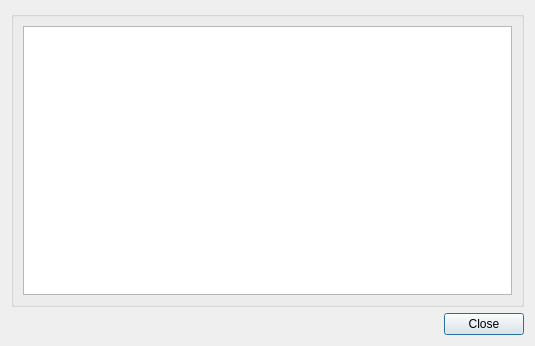
<?xml version="1.0" encoding="UTF-8"?>
<ui version="4.0">
 <class>Dialog</class>
 <widget class="QDialog" name="Dialog">
  <property name="geometry">
   <rect>
    <x>0</x>
    <y>0</y>
    <width>535</width>
    <height>346</height>
   </rect>
  </property>
  <property name="windowTitle">
   <string>Address book list</string>
  </property>
  <property name="windowIcon">
   <iconset resource="../rubrica.qrc">
    <normaloff>:/images/view_contact.png</normaloff>:/images/view_contact.png</iconset>
  </property>
  <layout class="QGridLayout" name="gridLayout">
   <item row="1" column="0">
    <spacer name="horizontalSpacer">
     <property name="orientation">
      <enum>Qt::Horizontal</enum>
     </property>
     <property name="sizeHint" stdset="0">
      <size>
       <width>40</width>
       <height>20</height>
      </size>
     </property>
    </spacer>
   </item>
   <item row="0" column="0" colspan="2">
    <widget class="QGroupBox" name="groupBox">
     <property name="title">
      <string/>
     </property>
     <layout class="QGridLayout" name="gridLayout_2">
      <item row="0" column="0">
       <widget class="QTableView" name="tableView"/>
      </item>
     </layout>
    </widget>
   </item>
   <item row="1" column="1">
    <widget class="QPushButton" name="esci">
     <property name="text">
      <string>Close</string>
     </property>
     <property name="icon">
      <iconset resource="../rubrica.qrc">
       <normaloff>:/images/dialog-close.png</normaloff>:/images/dialog-close.png</iconset>
     </property>
    </widget>
   </item>
  </layout>
 </widget>
 <resources>
  <include location="../rubrica.qrc"/>
 </resources>
 <connections/>
</ui>
